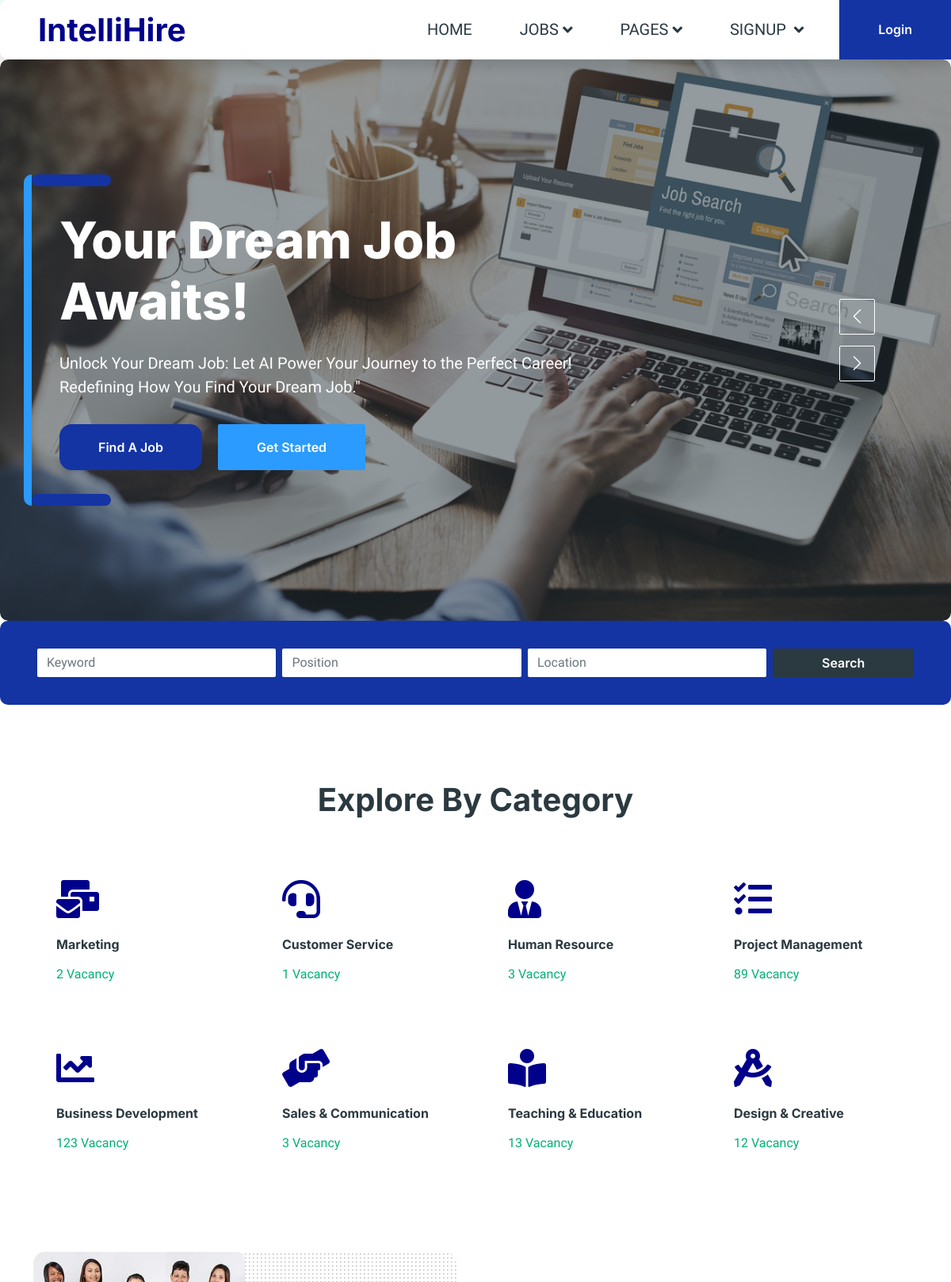
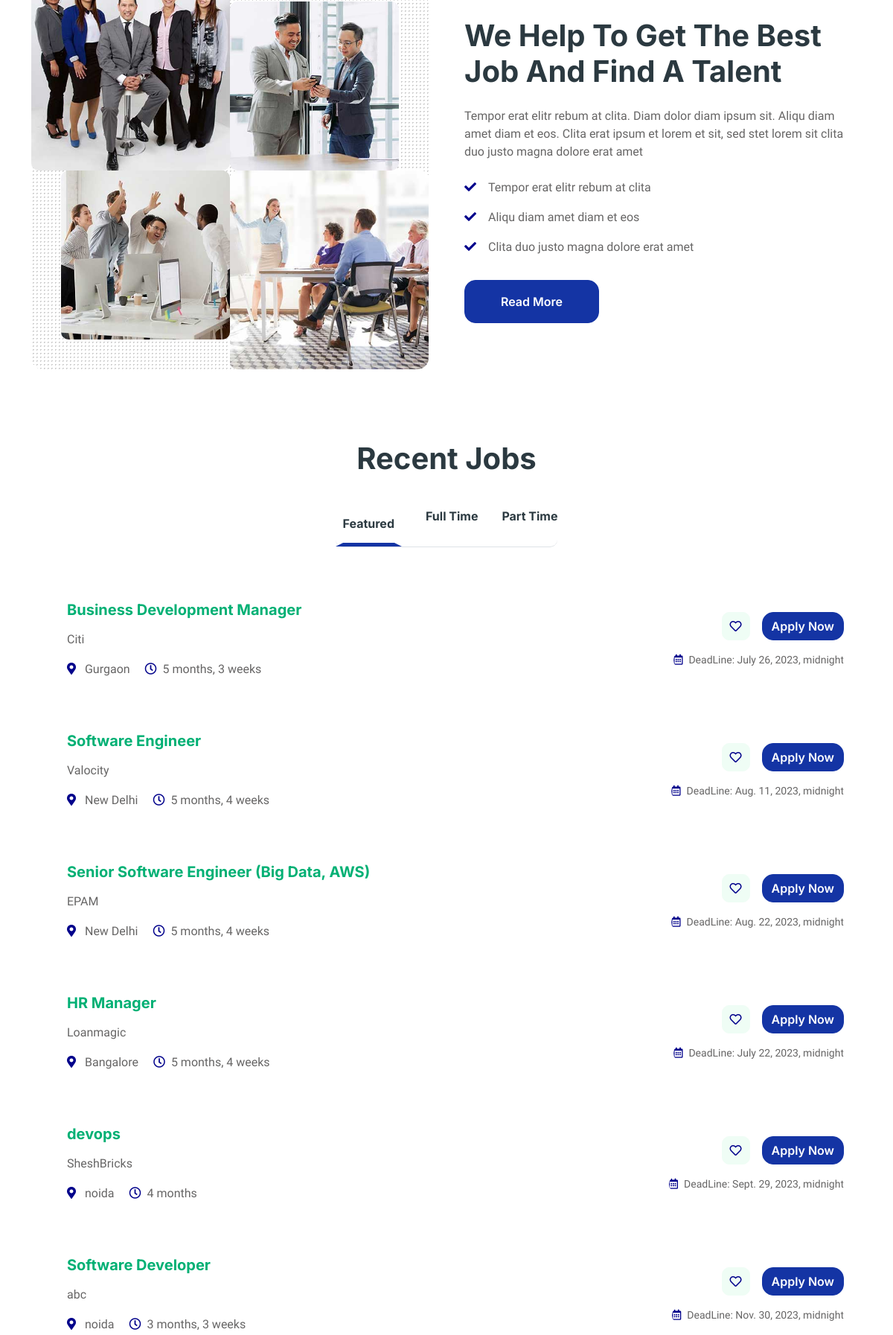
The page / (upper part) on the database its author committed (2 pictures, top to bottom).
### jobsapp/models.py (models this page shows, shortened)
class Job(models.Model):
    user = models.ForeignKey(User, on_delete=models.CASCADE)
    title = models.CharField(max_length=300)
    description = models.TextField()
    location = models.CharField(max_length=150)
    type = models.CharField(choices=JOB_TYPE, max_length=10)
    category = models.CharField(max_length=100)
    last_date = models.DateTimeField()
    company_name = models.CharField(max_length=100)
    company_description = models.CharField(max_length=300)
    website = models.CharField(max_length=100, default="")
    created_at = models.DateTimeField(auto_now=True)
    filled = models.BooleanField(default=False)

### jobsapp/views/home.py (the view, shortened to what this page needs)
# urls.py: path('', HomeView.as_view(), name='home'),
class HomeView(ListView):
    model = Job
    template_name = 'home.html'
    context_object_name = 'jobs'
    def get_queryset(self):
        return self.model.objects.all()[:6]
    def get_context_data(self, **kwargs):
        context = super().get_context_data(**kwargs)
        context['trendings'] = self.model.objects.filter(created_at__month=timezone.now().month)[:3]
        return context

### templates/home.html (shortened to what this page needs)
{% extends 'base.html' %}
{% load static %}
{% block content %}
     <div class="container-fluid p-0">
        <div class="owl-carousel header-carousel position-relative">
            <div class="owl-carousel-item position-relative">
                <img class="img-fluid" src="{% static 'img/carousel-1.jpg' %}" alt="">
                <div class="position-absolute top-0 start-0 w-100 h-100 d-flex align-items-center" style="background: rgba(43, 57, 64, .5);">
                    <div class="container">
                        <div class="row justify-content-start">
                            <div class="col-10 col-lg-8">
                                <h1 class="display-3 text-white animated slideInDown mb-4">Your Dream Job Awaits! </h1>
                                <p class="fs-5 fw-medium text-white mb-4 pb-2">Unlock Your Dream Job: Let AI Power Your Journey to the Perfect Career! Redefining How You Find Your Dream Job."
                                </p>
                                <a href="{% url 'accounts:login' %}" class="btn btn-primary py-md-3 px-md-5 me-3 animated slideInLeft">Find A Job</a>
                                <a href="{% url 'accounts:employee-register' %}" class="btn btn-secondary py-md-3 px-md-5 animated slideInRight">Get Started</a>
                            </div>
                        </div>
                    </div>
                </div>
            </div>
        </div>
    </div>
    <div class="container-fluid bg-primary mb-5 wow fadeIn" data-wow-delay="0.1s" style="padding: 35px;">
        <div class="container">
            <div class="row g-2">
                            <div class="col-md-10">
                                 <form id="job-main-form" method="get" action="{% url 'jobs:search' %}" class="job-main-form">
                                <div class="row g-2">
                                    <div class="col-md-4">
                                <input type="text" class="form-control border-0" placeholder="Keyword" />
                                    </div>
                                    <div class="col-md-4">
                                            <input type="text" id="profession" name="position"
                                                   placeholder="Position"  style="color: black" class="form-control border-0">
                                    </div>
                                    <div class="col-md-4">
                                            <input type="text" id="location" name="location"
                                                   placeholder="Location" class="form-control border-0">
                                    </div>
                                </div>
                            </div>
                                    <div class="col-md-2">
                                        <button type="submit"
                                                class="btn btn-dark border-0 w-100">Search
                                        </button>
                                    </div>
            </div>
        </div>
    </div>
     <div class="container-xxl py-5">
        <div class="container">
            <h1 class="text-center mb-5 wow fadeInUp" data-wow-delay="0.1s">Explore By Category</h1>
            <div class="row g-4">
                <div class="col-lg-3 col-sm-6 wow fadeInUp" data-wow-delay="0.1s">
                    <a class="cat-item rounded p-4" href="">
                        <i class="fa fa-3x fa-mail-bulk text-primary mb-4"></i>
                        <h6 class="mb-3">Marketing</h6>
                        <p class="mb-0">2 Vacancy</p>
                    </a>
                </div>
                <div class="col-lg-3 col-sm-6 wow fadeInUp" data-wow-delay="0.3s">
                    <a class="cat-item rounded p-4" href="">
                        <i class="fa fa-3x fa-headset text-primary mb-4"></i>
                        <h6 class="mb-3">Customer Service</h6>
                        <p class="mb-0">1 Vacancy</p>
                    </a>
                </div>
                <div class="col-lg-3 col-sm-6 wow fadeInUp" data-wow-delay="0.5s">
                    <a class="cat-item rounded p-4" href="">
                        <i class="fa fa-3x fa-user-tie text-primary mb-4"></i>
                        <h6 class="mb-3">Human Resource</h6>
                        <p class="mb-0">3 Vacancy</p>
                    </a>
                </div>
                <div class="col-lg-3 col-sm-6 wow fadeInUp" data-wow-delay="0.7s">
                    <a class="cat-item rounded p-4" href="">
                        <i class="fa fa-3x fa-tasks text-primary mb-4"></i>
                        <h6 class="mb-3">Project Management</h6>
                        <p class="mb-0">89 Vacancy</p>
                    </a>
                </div>
                <div class="col-lg-3 col-sm-6 wow fadeInUp" data-wow-delay="0.1s">
                    <a class="cat-item rounded p-4" href="">
                        <i class="fa fa-3x fa-chart-line text-primary mb-4"></i>
                        <h6 class="mb-3">Business Development</h6>
                        <p class="mb-0">123 Vacancy</p>
                    </a>
                </div>
                <div class="col-lg-3 col-sm-6 wow fadeInUp" data-wow-delay="0.3s">
                    <a class="cat-item rounded p-4" href="">
                        <i class="fa fa-3x fa-hands-helping text-primary mb-4"></i>
                        <h6 class="mb-3">Sales & Communication</h6>
                        <p class="mb-0">3 Vacancy</p>
                    </a>
                </div>
                <div class="col-lg-3 col-sm-6 wow fadeInUp" data-wow-delay="0.5s">
                    <a class="cat-item rounded p-4" href="">
                        <i class="fa fa-3x fa-book-reader text-primary mb-4"></i>
                        <h6 class="mb-3">Teaching & Education</h6>
                        <p class="mb-0">13 Vacancy</p>
                    </a>
                </div>
                <div class="col-lg-3 col-sm-6 wow fadeInUp" data-wow-delay="0.7s">
                    <a class="cat-item rounded p-4" href="">
                        <i class="fa fa-3x fa-drafting-compass text-primary mb-4"></i>
                        <h6 class="mb-3">Design & Creative</h6>
                        <p class="mb-0">12 Vacancy</p>
                    </a>
                </div>
            </div>
        </div>
    </div>
        <div class="container-xxl py-5">
            <div class="container">
                <div class="row g-5 align-items-center">
                    <div class="col-lg-6 wow fadeIn" data-wow-delay="0.1s">
                        <div class="row g-0 about-bg rounded overflow-hidden">
                            <div class="col-6 text-start">
                                <img class="img-fluid w-100" src="{% static 'img/about-1.jpg' %}">
                            </div>
                            <div class="col-6 text-start">
                                <img class="img-fluid" src="{% static 'img/about-2.jpg' %}" style="width: 85%; margin-top: 15%;">
                            </div>
                            <div class="col-6 text-end">
                                <img class="img-fluid" src="{% static 'img/about-3.jpg' %}" style="width: 85%;">
                            </div>
                            <div class="col-6 text-end">
                                <img class="img-fluid w-100" src="{% static 'img/about-4.jpg' %}">
                            </div>
                        </div>
                    </div>
                    <div class="col-lg-6 wow fadeIn" data-wow-delay="0.5s">
                        <h1 class="mb-4">We Help To Get The Best Job And Find A Talent</h1>
                        <p class="mb-4">Tempor erat elitr rebum at clita. Diam dolor diam ipsum sit. Aliqu diam amet diam et eos. Clita erat ipsum et lorem et sit, sed stet lorem sit clita duo justo magna dolore erat amet</p>
                        <p><i class="fa fa-check text-primary me-3"></i>Tempor erat elitr rebum at clita</p>
                        <p><i class="fa fa-check text-primary me-3"></i>Aliqu diam amet diam et eos</p>
                        <p><i class="fa fa-check text-primary me-3"></i>Clita duo justo magna dolore erat amet</p>
                        <a class="btn btn-primary py-3 px-5 mt-3" href="{% url 'jobs:about-us' %}">Read More</a>
                    </div>
                </div>
            </div>
        </div>
    <div class="container-xxl py-5">
        <div class="container">
            <h1 class="text-center mb-5 wow fadeInUp" data-wow-delay="0.1s">Recent Jobs</h1>
            <div class="tab-class text-center wow fadeInUp" data-wow-delay="0.3s">
                <ul class="nav nav-pills d-inline-flex justify-content-center border-bottom mb-5">
                    <li class="nav-item">
                        <a class="d-flex align-items-center text-start mx-3 ms-0 pb-3 active" data-bs-toggle="pill" href="#tab-1">
                            <h6 class="mt-n1 mb-0">Featured</h6>
                        </a>
                    </li>
                    <li class="nav-item">
                        <a class="d-flex align-items-center text-start mx-3 pb-3" data-bs-toggle="pill" href="#tab-2">
                            <h6 class="mt-n1 mb-0">Full Time</h6>
                        </a>
                    </li>
                    <li class="nav-item">
                        <a class="d-flex align-items-center text-start mx-3 me-0 pb-3" data-bs-toggle="pill" href="#tab-3">
                            <h6 class="mt-n1 mb-0">Part Time</h6>
                        </a>
                    </li>
                </ul>
            {% for job in jobs %}
            <div class="tab-class text-center wow fadeInUp" data-wow-delay="0.3s">
                <div class="tab-content">
                 <div id="tab-1" class="tab-pane fade show p-0 active">
                            <div class="job-item p-4 mb-4">
                                <div class="row g-4">
                                    <div class="col-sm-12 col-md-8 d-flex align-items-center">
                                    <div class="text-start ps-4">
                                        <h5 class="mb-3">
                                            <a href="{% url 'jobs:jobs-detail' job.id %}">{{ job.title }}</a>
                                        </h5>
                                        <p class="job__company">
                                            {{ job.company_name }}
                                        </p>
                                        <span class="text-truncate me-3"><i class="fa fa-map-marker-alt text-primary me-2"></i> {{ job.location }}</span>
                                        <span class="text-truncate me-3"><i class="far fa-clock text-primary me-2"></i>{{job.created_at|timesince }}</span>
                                    </div>
                                </div>
                                <div class="col-sm-12 col-md-4 d-flex flex-column align-items-start align-items-md-end justify-content-center">
                                    <div class="d-flex mb-3">
                                        <a class="btn btn-light btn-square me-3" href=""><i class="far fa-heart text-primary"></i></a>
                                        <a class="btn btn-primary" href="{% url 'jobs:jobs-detail' job.id %}">Apply Now</a>
                                    </div>
                                    <small class="text-truncate"><i class="far fa-calendar-alt text-primary me-2"></i>DeadLine: {{ job.last_date }}</small>
                                </div>
                            </div>
                        </div>
                        </div>
            {% endfor %}
        </div>
        </div>
        </div>
    </div>
    </div>
{% endblock %}

### rows shown on the page
Job: title "Business Development Manager", company_name "Citi", location "Gurgaon", created_at "5 months, 3 weeks", last_date "July 26, 2023, midnight"
Job: title "Software Engineer", company_name "Valocity", location "New Delhi", created_at "5 months, 4 weeks", last_date "Aug. 11, 2023, midnight"
Job: title "Senior Software Engineer (Big Data, AWS)", company_name "EPAM", location "New Delhi", created_at "5 months, 4 weeks", last_date "Aug. 22, 2023, midnight"
Job: title "HR Manager", company_name "Loanmagic", location "Bangalore", created_at "5 months, 4 weeks", last_date "July 22, 2023, midnight"
Job: title "devops", company_name "SheshBricks", location "noida", created_at "4 months", last_date "Sept. 29, 2023, midnight"
Job: title "Software Developer", company_name "abc", location "noida", created_at "3 months, 3 weeks", last_date "Nov. 30, 2023, midnight"
